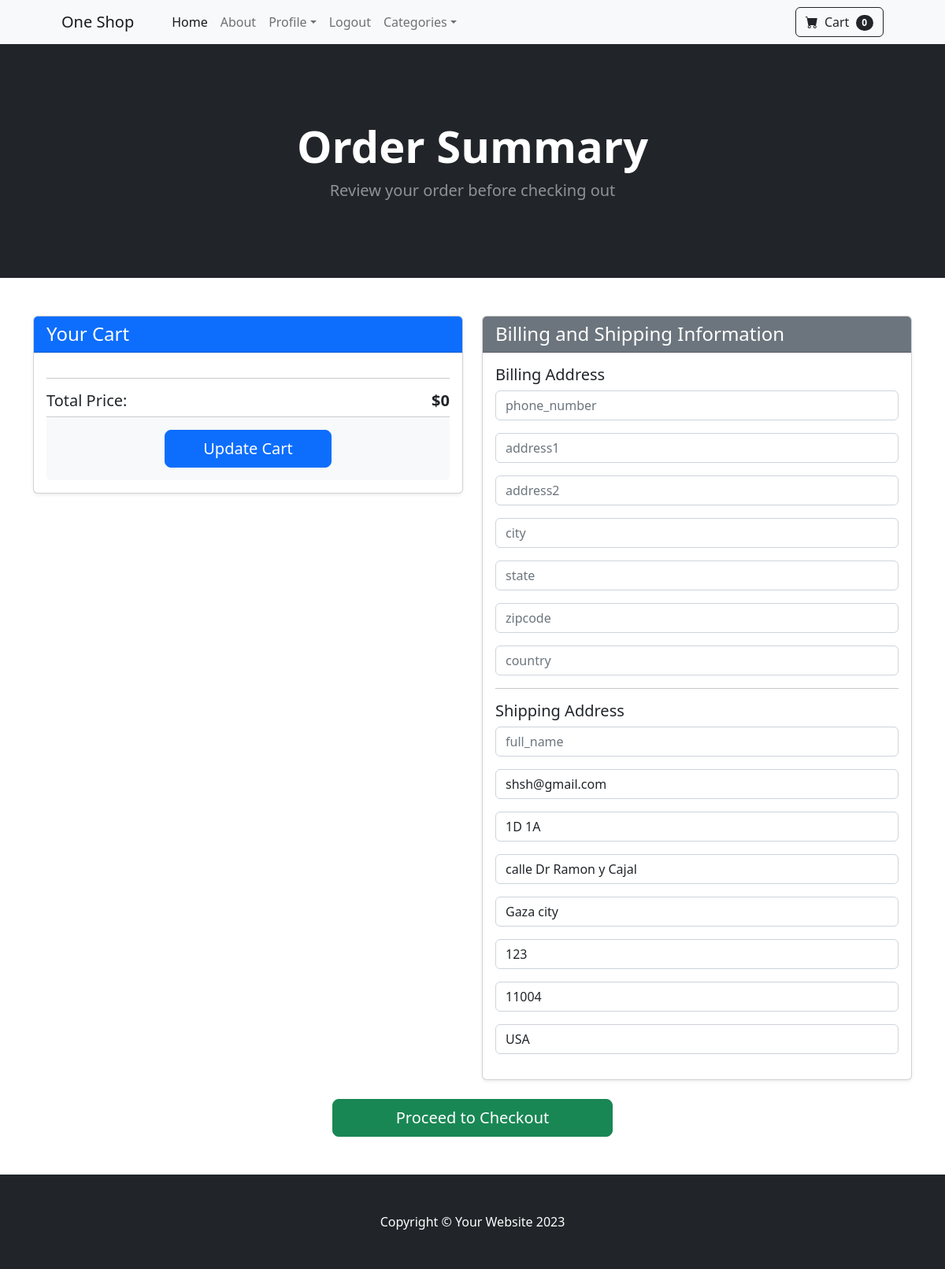
The page /payment/checkout/ (signed in) on the database as committed earlier.
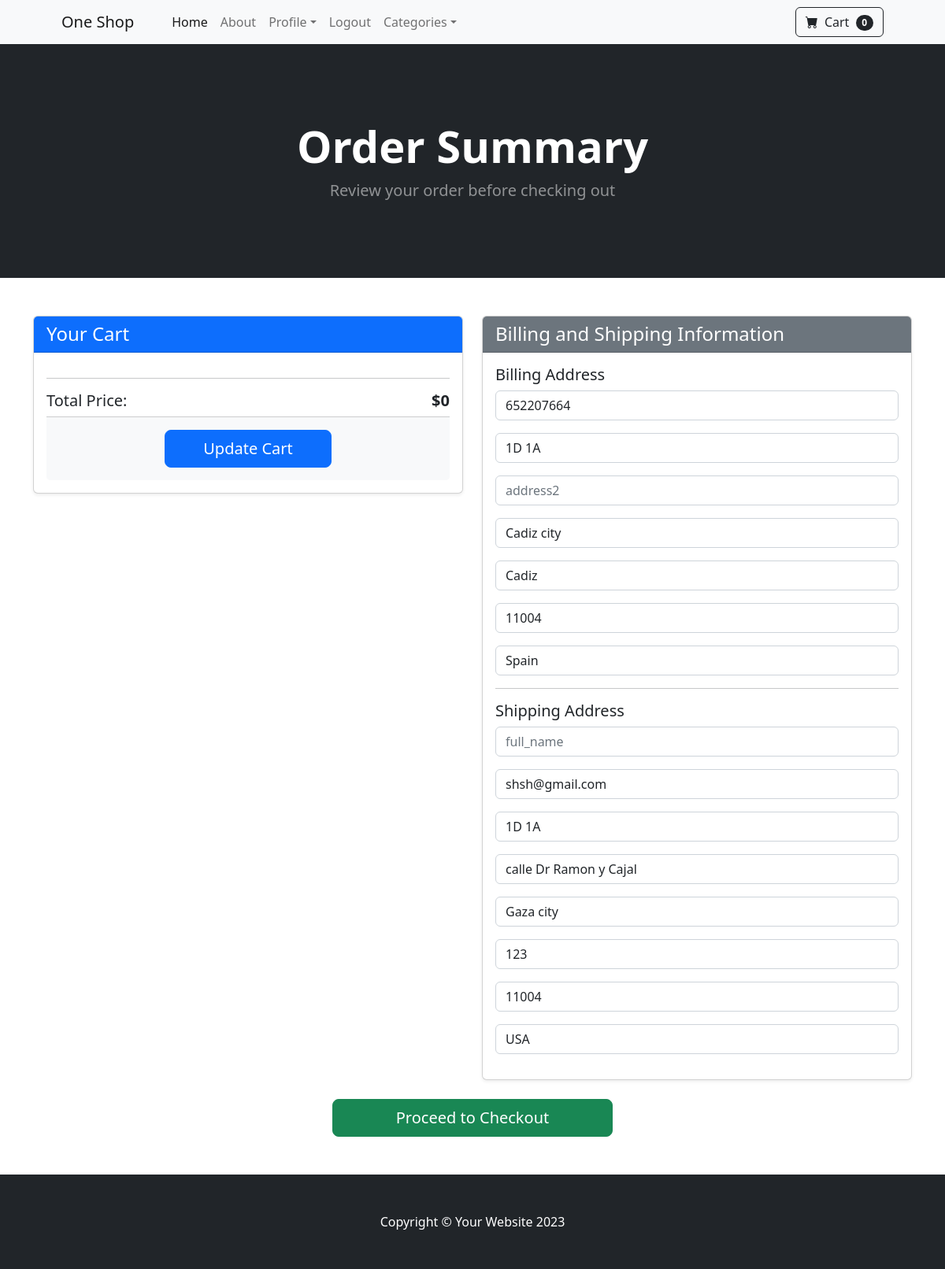
The same page on the database as committed later.
### store/models.py (models this page shows, shortened)
class Profile(models.Model):
    user = models.OneToOneField(User, on_delete=models.CASCADE)
    date_modified = models.DateTimeField(User, auto_now=True)
    phone_number = models.CharField(max_length=20, blank=True)
    address1 = models.CharField(max_length=200, blank=True)
    address2 = models.CharField(max_length=200, blank=True)
    city = models.CharField(max_length=200, blank=True)
    state = models.CharField(max_length=200, blank=True)
    zipcode = models.CharField(max_length=200, blank=True)
    country = models.CharField(max_length=200, blank=True)
    old_cart = models.CharField(max_length=200, blank=True, null=True)

### payment/views.py (the view)
# urls.py: path('checkout/', views.check_out, name='check_out'),
def check_out(request):
    cart = Cart(request)
    cart_products = cart.get_items()
    cart_products_qty = cart.get_quantity()
    cart_total_price = cart.count_total()
    if request.user.is_authenticated:
        shipping_user = ShippingAddress.objects.get(user__id=request.user.id)
        billing_user = Profile.objects.get(user__id=request.user.id)
        shipping_form = ShippingForm(request.POST or None, instance=shipping_user)
        UserInfo_Form = UserInfoForm(request.POST or None, instance=billing_user)
        return render(request, "payment/check_out.html", {"cart_products":cart_products, "cart_products_qty":cart_products_qty, "cart_total_price":cart_total_price, "shipping_form":shipping_form, 'billing_form':UserInfo_Form })
    else:
        shipping_form = ShippingForm(request.POST or None)
        UserInfo_Form = UserInfoForm(request.POST or None)
        return render(request, "payment/check_out.html", {"cart_products":cart_products, "cart_products_qty":cart_products_qty, "cart_total_price":cart_total_price, "shipping_form":shipping_form})

### store/forms.py
class UserInfoForm(forms.ModelForm):
	phone_number = forms.CharField(label='', widget=forms.TextInput(attrs={'class':'form-control', 'placeholder': 'phone_number'}), required=False)
	address1 = forms.CharField(label='', widget=forms.TextInput(attrs={'class':'form-control', 'placeholder': 'address1'}), required=False)
	address2 = forms.CharField(label='', widget=forms.TextInput(attrs={'class':'form-control', 'placeholder': 'address2'}), required=False)
	city = forms.CharField(label='', widget=forms.TextInput(attrs={'class':'form-control', 'placeholder': 'city'}), required=False)
	state = forms.CharField(label='', widget=forms.TextInput(attrs={'class':'form-control', 'placeholder': 'state'}), required=False)
	zipcode = forms.CharField(label='', widget=forms.TextInput(attrs={'class':'form-control', 'placeholder': 'zipcode'}), required=False)
	country = forms.CharField(label='', widget=forms.TextInput(attrs={'class':'form-control', 'placeholder': 'country'}), required=False)
	class Meta:
		model = Profile
		fields = ('phone_number', 'address1', 'address2', 'city', 'state', 'zipcode', 'country', )

### cart/cart.py (called while the page is built)
    def __len__(self):
        return len(self.cart)

### payment/templates/payment/check_out.html (shortened to what this page needs)
{% extends 'base.html' %}
{% block content %}
<header class="bg-dark py-5">
    <div class="container px-4 px-lg-5 my-5">
        <div class="text-center text-white">
            <h1 class="display-4 fw-bolder">Order Summary</h1>
            <p class="lead fw-normal text-white-50 mb-0">Review your order before checking out</p>
        </div>
    </div>
</header>
<section class="container my-5">
    <div class="row justify-content-center">
        <div class="col-lg-6">
            <div class="card shadow-sm mb-4">
                <div class="card-header bg-primary text-white">
                    <h4 class="mb-0">Your Cart</h4>
                </div>
                <div class="card-body">
                    <hr>
                    <div class="d-flex justify-content-between">
                        <h5>Total Price:</h5>
                        <h5 class="fw-bold">${{ cart_total_price }}</h5>
                    </div>
                    <div class="card-footer bg-light text-center py-3">
                        <a href="{% url 'cart_summary' %}" class="btn btn-primary btn-lg px-5">
                             Update Cart
                        </a>
                    </div>
                </div>
            </div>
        </div>
        <div class="col-lg-6">
            <div class="card shadow-sm">
                <div class="card-header bg-secondary text-white">
                    <h4 class="mb-0">Billing and Shipping Information</h4>
                </div>
                <div class="card-body">
                    <h5>Billing Address</h5>
                    {{ billing_form.as_p}}
                    <hr>
                    <h5>Shipping Address</h5>
                    {{ shipping_form.as_p}}
                </div>
            </div>
        </div>
    </div>
    <div class="row justify-content-center mt-4">
        <div class="col-lg-4 text-center">
            <a href="" class="btn btn-success btn-lg w-100">Proceed to Checkout</a>
        </div>
    </div>
</section>
{% endblock %}

Rows that differ between the two databases and show on the page:
changed Profile: phone_number (not shown) → "652207664"; address1 (not shown) → "1D 1A"; city (not shown) → "Cadiz city"; state (not shown) → "Cadiz"; zipcode (not shown) → "11004"; country (not shown) → "Spain"
